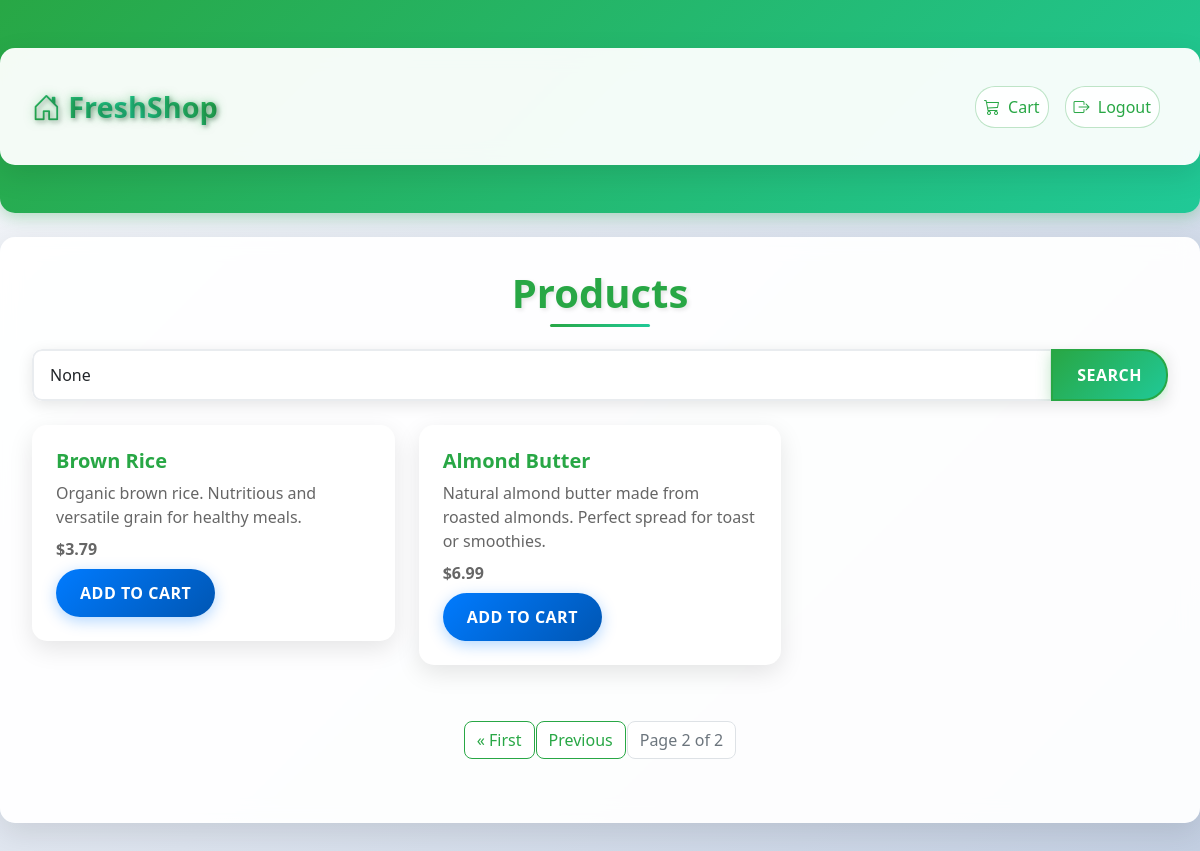
Page /?page=2 (signed in) on the committed database.
### shop/models.py (models this page shows, shortened)
class Product(models.Model):
    name = models.CharField(max_length=100)
    description = models.TextField()
    price = models.DecimalField(max_digits=10, decimal_places=2)
    image = models.ImageField(upload_to='products/')

### shop/views.py (the view)
# urls.py: path('', views.product_list, name='product_list'),
def product_list(request):
    query = request.GET.get('q')
    products = Product.objects.all()
    if query:
        products = products.filter(Q(name__icontains=query) | Q(description__icontains=query))
    paginator = Paginator(products, 10)  # Show 10 products per page
    page_number = request.GET.get('page')
    page_obj = paginator.get_page(page_number)
    return render(request, 'shop/product_list.html', {'page_obj': page_obj, 'query': query})

### templates/shop/product_list.html (shortened to what this page needs)
<!DOCTYPE html>
<html lang="en">
<head>
    <link href="https://cdn.jsdelivr.net/npm/bootstrap@5.1.3/dist/css/bootstrap.min.css" rel="stylesheet">
    <link rel="stylesheet" href="https://cdn.jsdelivr.net/npm/bootstrap-icons@1.10.0/font/bootstrap-icons.css">
    {% load static %}
    <link rel="stylesheet" href="{% static 'css/styles.css' %}">
</head>
<body>
    <nav class="navbar navbar-expand-lg navbar-light bg-light">
        <div class="container">
            <a class="navbar-brand" href="{% url 'product_list' %}"><i class="bi bi-house-door"></i> FreshShop</a>
            <div class="navbar-nav ms-auto">
                {% if user.is_authenticated %}
                    <a class="nav-link" href="{% url 'view_cart' %}"><i class="bi bi-cart3"></i> Cart</a>
                    <a class="nav-link" href="{% url 'logout' %}"><i class="bi bi-box-arrow-right"></i> Logout</a>
                {% else %}
                    <a class="nav-link" href="{% url 'login' %}"><i class="bi bi-box-arrow-in-right"></i> Login</a>
                    <a class="nav-link" href="{% url 'register' %}"><i class="bi bi-person-plus"></i> Register</a>
                {% endif %}
            </div>
        </div>
    </nav>
    <div class="container mt-4">
        <h1>Products</h1>
        <form method="get" class="mb-4">
            <div class="input-group">
                <input type="text" name="q" class="form-control" placeholder="Search products..." value="{{ query }}">
                <button class="btn btn-outline-secondary" type="submit">Search</button>
            </div>
        </form>
        <div class="row">
            {% for product in page_obj %}
            <div class="col-md-4 mb-4">
                <div class="card">
                    <div class="card-body">
                        <h5 class="card-title">{{ product.name }}</h5>
                        <p class="card-text">{{ product.description }}</p>
                        <p class="card-text"><strong>${{ product.price }}</strong></p>
                        {% if user.is_authenticated %}
                            <a href="{% url 'add_to_cart' product.id %}" class="btn btn-primary">Add to Cart</a>
                        {% else %}
                            <a href="{% url 'login' %}" class="btn btn-primary">Login to Add to Cart</a>
                        {% endif %}
                    </div>
                </div>
            </div>
            {% endfor %}
        </div>
        <nav aria-label="Page navigation">
            <ul class="pagination">
                {% if page_obj.has_previous %}
                    <li class="page-item"><a class="page-link" href="?page=1{% if query %}&q={{ query }}{% endif %}">&laquo; First</a></li>
                    <li class="page-item"><a class="page-link" href="?page={{ page_obj.previous_page_number }}{% if query %}&q={{ query }}{% endif %}">Previous</a></li>
                {% endif %}
                <li class="page-item disabled"><span class="page-link">Page {{ page_obj.number }} of {{ page_obj.paginator.num_pages }}</span></li>
            </ul>
        </nav>
    </div>
</body>
</html>

### static/css/styles.css (style rules this page uses)
body { font-family: 'Segoe UI', Tahoma, Geneva, Verdana, sans-serif; background: linear-gradient(135deg, #f5f7fa 0%, #c3cfe2 100%); min-height: 100vh; margin: 0; color: #333; }
.container { background: rgba(255, 255, 255, 0.95); border-radius: 15px; box-shadow: 0 10px 30px rgba(0, 0, 0, 0.1); backdrop-filter: blur(10px); padding: 2rem; margin: 2rem auto; max-width: 1200px; }
.navbar { background: linear-gradient(135deg, #28a745 0%, #20c997 100%) !important; border-radius: 0 0 15px 15px; box-shadow: 0 4px 15px rgba(40, 167, 69, 0.3); padding: 1rem 0; }
.navbar-brand { font-weight: bold; font-size: 1.8rem; color: #28a745 !important; text-shadow: 0 0 10px rgba(40, 167, 69, 0.5), 2px 2px 4px rgba(0, 0, 0, 0.3); background: linear-gradient(45deg, #28a745, #20c997, #28a745); -webkit-background-clip: text; -webkit-text-fill-color: transparent; background-clip: text; }
.nav-link { color: #28a745 !important; font-weight: 500; transition: all 0.3s ease; margin: 0 0.5rem; background: rgba(255, 255, 255, 0.9); padding: 0.5rem 1rem; border-radius: 20px; border: 1px solid rgba(40, 167, 69, 0.3); }
.nav-link i { color: #28a745 !important; margin-right: 0.25rem; }
h1 { color: #28a745; font-weight: 700; text-align: center; margin-bottom: 2rem; text-shadow: 2px 2px 4px rgba(0, 0, 0, 0.1); position: relative; }
h1::after { content: ''; position: absolute; bottom: -10px; left: 50%; transform: translateX(-50%); width: 100px; height: 3px; background: linear-gradient(90deg, #28a745, #20c997); border-radius: 2px; }
.card { border: none; border-radius: 15px; box-shadow: 0 8px 25px rgba(0, 0, 0, 0.1); transition: all 0.3s ease; overflow: hidden; background: white; }
.card-body { padding: 1.5rem; }
.card-title { color: #28a745; font-weight: 600; margin-bottom: 0.5rem; }
.card-text { color: #666; margin-bottom: 0.5rem; }
.btn { border-radius: 25px; padding: 0.75rem 1.5rem; font-weight: 600; text-transform: uppercase; letter-spacing: 0.5px; transition: all 0.3s ease; border: none; position: relative; overflow: hidden; }
.btn::before { content: ''; position: absolute; top: 0; left: -100%; width: 100%; height: 100%; background: linear-gradient(90deg, transparent, rgba(255, 255, 255, 0.2), transparent); transition: left 0.5s; }
.btn-primary { background: linear-gradient(135deg, #007bff 0%, #0056b3 100%); box-shadow: 0 4px 15px rgba(0, 123, 255, 0.3); }
.form-control { border-radius: 10px; border: 2px solid #e9ecef; padding: 0.75rem 1rem; transition: all 0.3s ease; background: rgba(255, 255, 255, 0.8); }
.input-group { box-shadow: 0 4px 15px rgba(0, 0, 0, 0.1); border-radius: 10px; overflow: hidden; }
.pagination { justify-content: center; margin: 2rem 0; }
.page-link { color: #28a745; border-color: #28a745; border-radius: 8px !important; margin: 0 2px; transition: all 0.3s ease; }
.btn-outline-secondary { background: linear-gradient(135deg, #28a745 0%, #20c997 100%) !important; color: white !important; border: 2px solid #28a745 !important; box-shadow: 0 4px 15px rgba(40, 167, 69, 0.3); transition: all 0.3s ease !important; }

### rows in the picture
Product: name "Brown Rice", description "Organic brown rice. Nutritious and versatile grain for healthy meals.", price "3.79"
Product: name "Almond Butter", description "Natural almond butter made from roasted almonds. Perfect spread for toast or smoothies.", price "6.99"

### other values in the picture
{{ page_obj.number }} "2"
{{ page_obj.paginator.num_pages }} "2"
